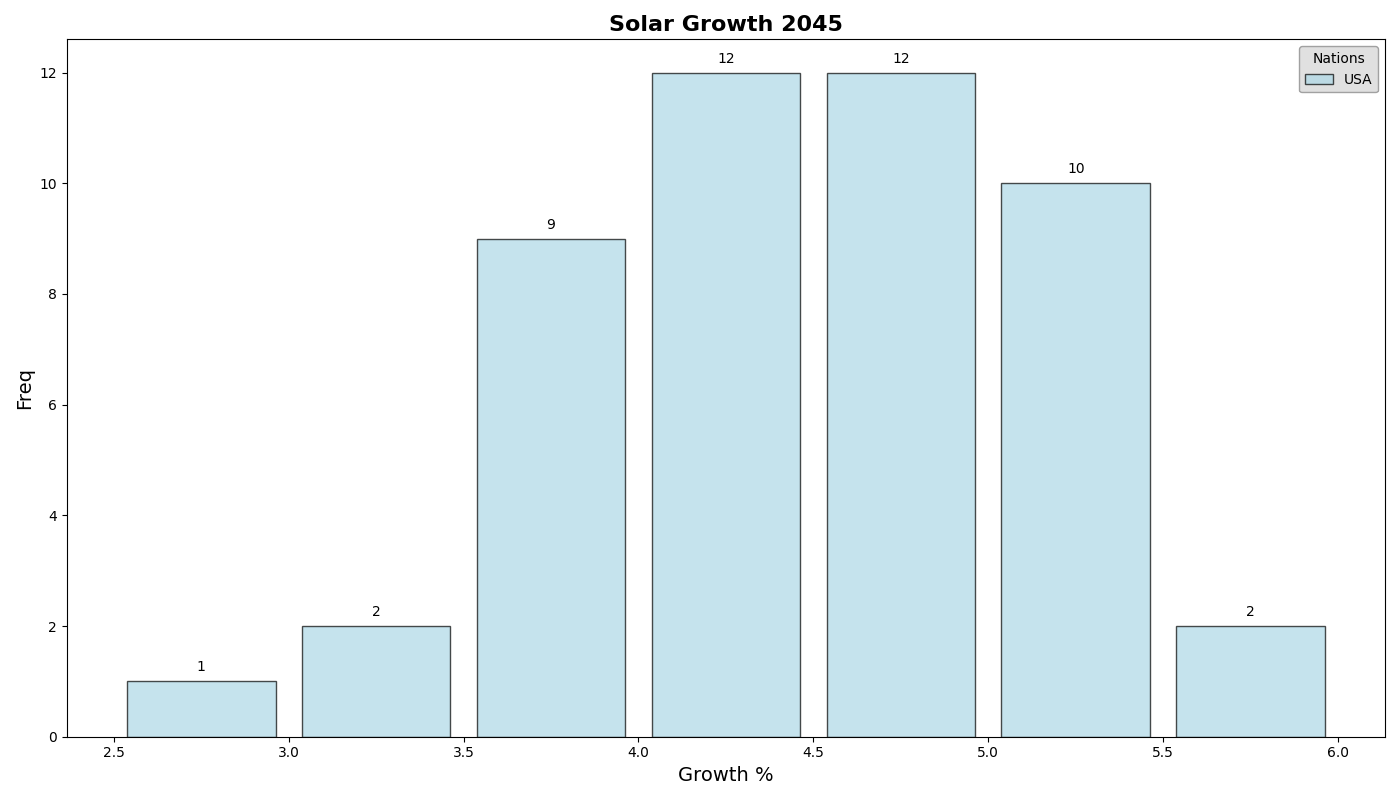

Python code for this plot:
import matplotlib.pyplot as plt
import numpy as np

# Data: Monthly growth of solar production for countries
country_labels = ['USA', 'China', 'India', 'Japan']
growth_usa = [3.1, 2.8, 3.6, 4.0, 5.2, 3.8, 4.1, 4.7, 5.0, 4.5, 3.9, 4.3]
growth_china = [4.5, 4.2, 4.8, 5.0, 5.3, 4.9, 5.1, 5.4, 5.7, 5.8, 5.2, 5.0]
growth_india = [3.5, 3.6, 3.8, 4.1, 3.9, 4.0, 3.7, 4.2, 4.5, 4.3, 3.4, 3.9]
growth_japan = [4.2, 4.1, 4.3, 4.6, 4.9, 4.8, 5.0, 4.5, 5.1, 4.8, 4.2, 4.7]

growth_combined = growth_usa + growth_china + growth_india + growth_japan

fig, ax = plt.subplots(figsize=(14, 8))

# Create a histogram
n, bins, patches = ax.hist(growth_combined, bins=np.arange(2.5, 6.5, 0.5),
                           edgecolor='black', color='lightblue', alpha=0.7, rwidth=0.85)

# Titles and labels
ax.set_title('Solar Growth 2045', fontsize=16, fontweight='bold')
ax.set_xlabel('Growth %', fontsize=14)
ax.set_ylabel('Freq', fontsize=14)

# Adding a legend
ax.legend(country_labels, title='Nations', loc='upper right', fontsize=10, edgecolor='gray', facecolor='lightgrey', framealpha=0.7)

# Adding annotations for each bar
for count, rect in zip(n, patches):
    height = rect.get_height()
    ax.annotate(f'{int(count)}', xy=(rect.get_x() + rect.get_width() / 2, height),
                xytext=(0, 5), textcoords='offset points', ha='center', va='bottom', fontsize=10)

plt.xticks(np.arange(2.5, 6.5, 0.5))
plt.tight_layout()
plt.show()
